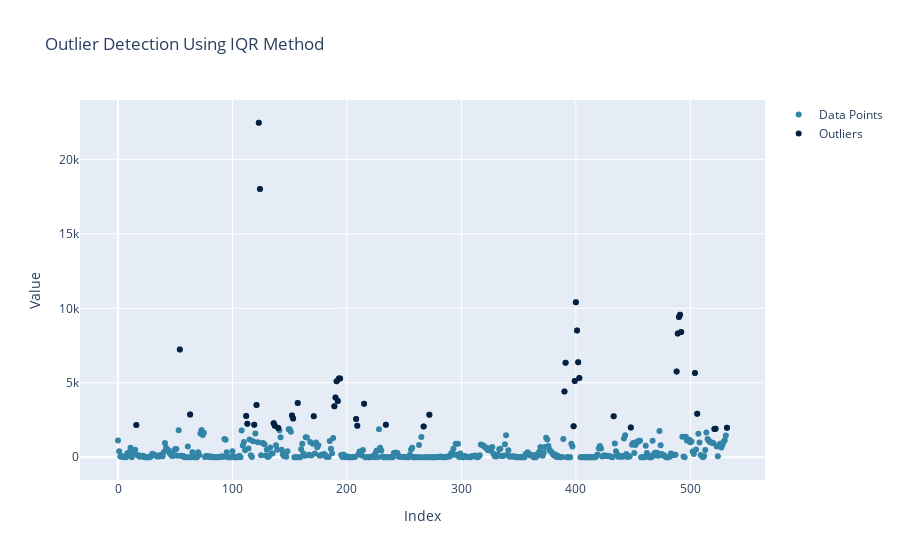

Notebook code cell kept with this figure:
### Code cell
# Detect outliers
outliers = detect_outliers_iqr(df['exc_bias_oe'])

# Получение значений выбросов
outlier_values = df.loc[outliers, 'exc_bias_oe']

# Scatter plot
fig = go.Figure()

# Plot all data points
fig.add_trace(go.Scatter(x=np.arange(len(df['exc_bias_oe'])), y=df['exc_bias_oe'], mode='markers', name='Data Points', marker=dict(color=colors[2])))

# Highlight outliers
fig.add_trace(go.Scatter(x=outliers, y=outlier_values, mode='markers', marker=dict(color=colors[0]), name='Outliers'))

# Add layout
fig.update_layout(title='Outlier Detection Using IQR Method',
                  xaxis_title='Index',
                  yaxis_title='Value')

# Show plot
display(fig)

### Figure 1 — Plotly figure (JSON) as saved in the notebook; plotly's stock layout.template omitted (floating-point values rounded to 4 significant figures; data arrays with more than 128 entries replaced by an {"elided": "..."} marker saying what was removed)
{"data": [{"marker": {"color": "#3285A6"}, "mode": "markers", "name": "Data Points", "type": "scatter", "x": {"elided": "533 int values"}, "y": {"elided": "533 float values"}}, {"marker": {"color": "#082040"}, "mode": "markers", "name": "Outliers", "type": "scatter", "x": [16, 54, 63, 112, 113, 119, 121, 123, 124, 136, 137, 140, 152, 153, 157, 171, 189, 190, 191, 192, 193, 194, 208, 209, 215, 234, 267, 272, 390, 391, 398, 399, 400, 401, 402, 403, 433, 448, 488, 489, 490, 491, 492, 504, 506, 521, 522, 532], "y": [2157, 7238, 2878.0, 2762, 2250, 2188, 3500, 22459, 18003, 2275, 2120, 1972, 2800, 2600, 3650, 2750, 3430, 4020, 5100, 3774.0, 5283, 5283, 2560, 2120, 3600, 2174.0, 2069.0, 2847.0, 4408, 6350, 2083, 5122.0, 10414, 8515.0, 6372.0, 5325.0, 2755.0, 2000, 5754.0, 8311.0, 9419.0, 9574.0, 8411.0, 5653, 2920, 1895, 1908.0, 1976.0]}], "layout": {"title": {"text": "Outlier Detection Using IQR Method"}, "xaxis": {"title": {"text": "Index"}}, "yaxis": {"title": {"text": "Value"}}}}
